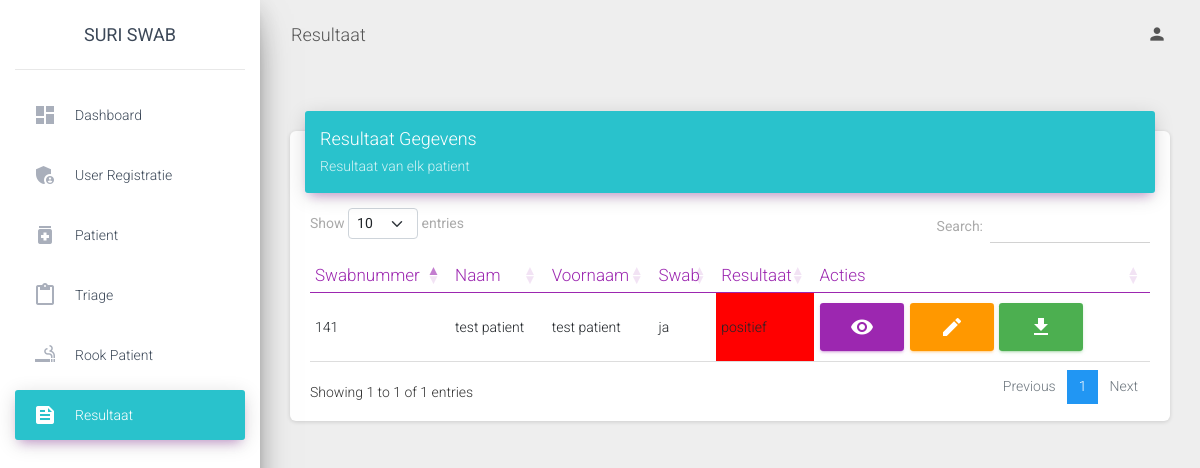
Page /admin/view/resultaat.php (signed in) on the committed database.
### tables this page shows
CREATE TABLE `resultaat` (
  `swabnummer` int(11) NOT NULL,
  `triagenummer` int(11) NOT NULL,
  `id_patient` int(11) NOT NULL,
  `id_gebruikers` int(11) NOT NULL,
  `id_district` int(11) NOT NULL,
  `datum_resultaat` date NOT NULL,
  `uitslag` varchar(30) NOT NULL,
  `overleg` varchar(30) NOT NULL,
  `ziek` varchar(30) NOT NULL,
  `omschrijving` text NOT NULL,
  `transport` varchar(30) NOT NULL
);

CREATE TABLE `patient` (
  `id_patient` int(11) NOT NULL,
  `id_gebruikers` int(11) NOT NULL,
  `id_district` int(11) NOT NULL,
  `naam` varchar(30) NOT NULL,
  `voornaam` varchar(30) NOT NULL,
  `nationaliteit` varchar(30) NOT NULL,
  `id_nummer` varchar(30) NOT NULL,
  `geslacht` varchar(30) NOT NULL,
  `adres` varchar(30) NOT NULL,
  `geboortedatum` date NOT NULL,
  `datum` date NOT NULL,
  `beroep` varchar(30) NOT NULL,
  `huisarts` varchar(30) NOT NULL
);

CREATE TABLE `triage` (
  `triagenummer` int(11) NOT NULL,
  `id_patient` int(11) NOT NULL,
  `id_gebruikers` int(11) NOT NULL,
  `datum_traige` date NOT NULL,
  `ziekten` varchar(30) NOT NULL,
  `contact_naam` varchar(30) NOT NULL,
  `contact_datum` date NOT NULL,
  `contact_omschrijving` text NOT NULL,
  `contact` text NOT NULL,
  `bewezen` varchar(30) NOT NULL,
  `contact_ziek` varchar(30) NOT NULL,
  `roken` varchar(30) NOT NULL,
  `hoesten` varchar(30) NOT NULL,
  `kortademig` varchar(30) NOT NULL,
  `keelpijn` varchar(30) NOT NULL,
  `koorts` varchar(30) NOT NULL,
  `rillingen` varchar(30) NOT NULL,
  `hoofdpijn` varchar(30) NOT NULL,
  `spierpijn` varchar(30) NOT NULL,
  `misselijkheid` varchar(30) NOT NULL,
  `diarree` varchar(30) NOT NULL,
  `Vsmaak` varchar(30) NOT NULL,
  `Vreuk` varchar(30) NOT NULL,
  `Asymp` varchar(30) NOT NULL,
  `omschrijving` text NOT NULL,
  `Zindruk` varchar(30) NOT NULL,
  `Momschrijving` text NOT NULL,
  `swab` varchar(30) NOT NULL,
  `dhoesten` date NOT NULL,
  `dkortademigheid` date NOT NULL,
  `dkeelpijn` date NOT NULL,
  `dkoorts` date NOT NULL,
  `drillingen` date NOT NULL,
  `dhoofdpijn` date NOT NULL,
  `dspierpijn` date NOT NULL,
  `dmisselijkheid` date NOT NULL,
  `ddiarree` date NOT NULL,
  `dsmaak` date NOT NULL,
  `dreuk` date NOT NULL,
  `dsymptomen` date NOT NULL
);

### admin/view/resultaat.php (the view, shortened to what this page needs)
<?php
include '../../db/connection.php';
?>
<!DOCTYPE html>
<html lang="en">
<head>
  <link rel="stylesheet" href="https://maxcdn.bootstrapcdn.com/font-awesome/latest/css/font-awesome.min.css">
  <link href="https://cdn.jsdelivr.net/npm/bootstrap@5.0.1/dist/css/bootstrap.min.css" rel="stylesheet">
  <link href="../../assets/css/material-dashboard.css?v=2.1.2" rel="stylesheet" />
  <link href="../../assets/demo/demo.css" rel="stylesheet" />
 <link href="https://cdn.datatables.net/1.10.25/css/dataTables.bootstrap5.min.css" rel="stylesheet">
</head>
<body class="">
  <div class="wrapper ">
    <div class="sidebar" data-color="purple" data-background-color="white" data-image="../assets/img/sidebar-1.jpg" >
       <div class="logo"><a href="" class="simple-text logo-normal">
          Suri Swab
        </a></div>
      <div class="sidebar-wrapper">
        <ul class="nav">
         <li class="nav-item">
            <a class="nav-link" href="./dashboard.php">
              <i class="material-icons">dashboard</i>
              <p>Dashboard</p>
            </a>
          </li>
          <li class="nav-item">
            <a class="nav-link" href="./admin.php">
              <i class="material-icons">admin_panel_settings</i>
              <p>user registratie</p>
            </a>
          </li>
          <li class="nav-item ">
            <a class="nav-link" href="./patient.php">
              <i class="material-icons">medication</i>
              <p>patient</p>
            </a>
          </li>
          <li class="nav-item ">
            <a class="nav-link" href="./triage.php">
              <i class="material-icons">content_paste</i>
              <p>Triage</p>
            </a>
          </li>
          <li class="nav-item" >
            <a class="nav-link" href="./rook.php" >
              <i class="material-icons">smoking_rooms</i>
              <p>Rook patient</p>
            </a>
          </li>
          <li class="nav-item active">
            <a class="nav-link" href="./resultaat.php" style="background-color: #29c2cc">
              <i class="material-icons">feed</i>
              <p>Resultaat</p>
            </a>
          </li>
        </ul>
      </div>
    </div>
    <div class="main-panel">
      <nav class="navbar navbar-expand-lg navbar-transparent navbar-absolute fixed-top ">
        <div class="container-fluid">
          <div class="navbar-wrapper">
            <a class="navbar-brand" href="javascript:;">Resultaat</a>
          </div>
          <div class="collapse navbar-collapse justify-content-end">
            <ul class="navbar-nav">
              <li class="nav-item dropdown">
                <a class="nav-link" href="javascript:;" id="navbarDropdownProfile" data-toggle="dropdown" aria-haspopup="true" aria-expanded="false">
                  <i class="material-icons">person</i>
                </a>
              </li>
            </ul>
          </div>
        </div>
      </nav>
  <div class="content">
    <div class="container-fluid">
      <div class="row">
        <div class="col-md-12">
              </div>
          </div>
          <div class="row">
            <div class="col-md-12">
              <div class="card">
                <div class="card-header card-header-primary" style="background: #29c2cc">
                  <div class="row">
                    <div class="col-md-4">
                        <h4 class="card-title ">Resultaat Gegevens</h4>
                        <p class="card-category">Resultaat van elk patient</p>
                       </div>
                          <div class="col-md-4">
                          </div>
    <div class="col-md-4 ">
            </div>
                </div>
                </div>
                <div class="card-body">
                  <div class="table-responsive">
                    <table class="table" id="myTable">
                      <thead class=" text-primary">
                        <th>
                          Swabnummer
                        </th>
                        <th>
                          Naam
                        </th>
                        <th>
                          Voornaam
                        </th>
                        <th>
                          Swab
                        </th>
                        <th>
                          Resultaat
                        </th>
                        <th>
                          Acties
                        </th>
                      </thead>
                      <tbody>
                      <?php
                      $sql = "SELECT * FROM `resultaat` LEFT JOIN patient ON resultaat.id_patient = patient.id_patient LEFT JOIN triage ON resultaat.triagenummer = triage.triagenummer ";
                      $result = $conn->query($sql);
                                    if ($result->num_rows > 0) {
                                        while ($row = $result->fetch_assoc()) {
                      ?>
                      <tr>
                                                <td><?php echo $row['swabnummer']; ?></td>
                                                <td><?php echo $row['naam']; ?></td>
                                                <td><?php echo $row['voornaam']; ?></td>
                                                <td><?php echo $row['swab']; ?></td>
                                                <td <?php if($row['uitslag'] == 'positief'): ?> style="background-color:#FF0000;" <?php endif; ?> <?php if($row['uitslag'] == 'negatief'): ?> style="background-color:#00FF00;" <?php endif; ?>  >
                                                <?php echo $row['uitslag']; ?>
                                                </td>
                                                <td>
                                                <a href="#viewresultaat<?php echo $row['swabnummer']; ?>" data-toggle="modal" class="btn btn-primary material-icons">visibility</a>
                                                <a href="#editresultaat<?php echo $row['swabnummer']; ?>" data-toggle="modal" class="btn btn-warning material-icons">edit</a>
                                                <a href="../../admin/backend/pdf1.php?id=<?php echo $row['swabnummer']; ?>"  class="btn btn-success material-icons" >file_download</a>
                                                </td>
                      </tr>
                                    <?php
                                        }
                                    } else {
                                      echo "";
                                    }
                                    ?>
                      </tbody>
                    </table>
                  </div>
                </div>
              </div>
            </div>
          </div>
        </div>
      </div>
</body>
</html>

### rows in the picture
resultaat: swabnummer "141", id_patient.naam "test patient", id_patient.voornaam "test patient", triagenummer.swab "ja", uitslag "positief"
